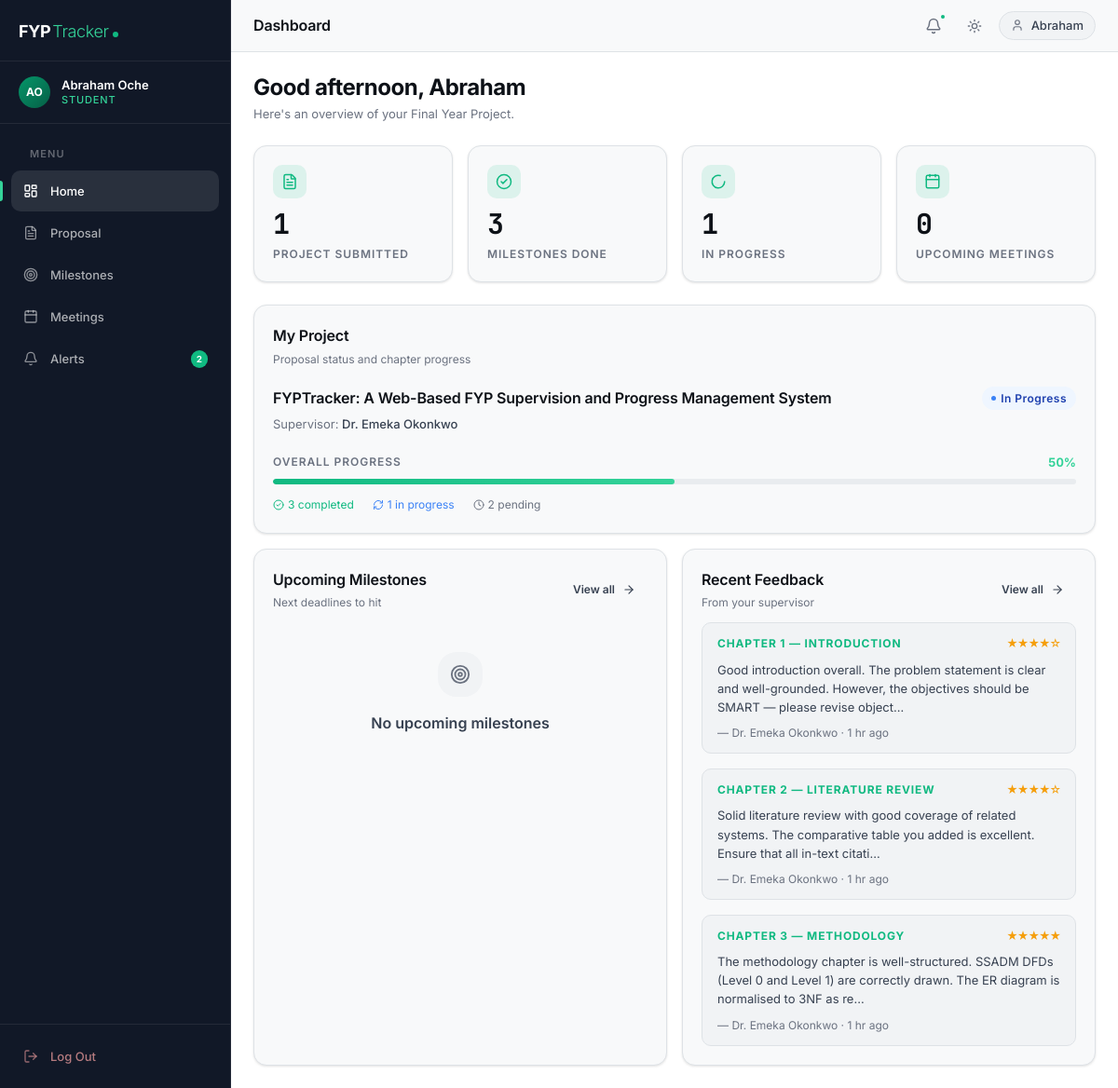
The app's page /student/dashboard.php (signed in) with its own data.
### tables this page shows
CREATE TABLE projects (
    project_id        INT UNSIGNED    NOT NULL AUTO_INCREMENT,
    title             VARCHAR(255)    NOT NULL,
    description       TEXT                NULL,
    student_id        INT UNSIGNED    NOT NULL,
    supervisor_id     INT UNSIGNED        NULL DEFAULT NULL,
    status            ENUM(
                          'pending',       
                          'approved',      
                          'rejected',      
                          'in_progress',   
                          'completed'      
                      )               NOT NULL DEFAULT 'pending',
    rejection_reason  TEXT                NULL,
    chapter_file      VARCHAR(255)        NULL DEFAULT NULL,  
    submission_date   DATE                NULL DEFAULT NULL,
    approval_date     DATE                NULL DEFAULT NULL,
    completion_date   DATE                NULL DEFAULT NULL,
    created_at        TIMESTAMP       NOT NULL DEFAULT CURRENT_TIMESTAMP,
    updated_at        TIMESTAMP       NOT NULL DEFAULT CURRENT_TIMESTAMP
                                                ON UPDATE CURRENT_TIMESTAMP,

    PRIMARY KEY (project_id),
    UNIQUE  KEY uq_projects_student (student_id),           
    INDEX   idx_projects_supervisor (supervisor_id),
    INDEX   idx_projects_status     (status),
    CONSTRAINT fk_projects_student
        FOREIGN KEY (student_id)
        REFERENCES users (user_id)
        ON DELETE CASCADE
        ON UPDATE CASCADE,
    CONSTRAINT fk_projects_supervisor
        FOREIGN KEY (supervisor_id)
        REFERENCES users (user_id)
        ON DELETE SET NULL
        ON UPDATE CASCADE
);

CREATE TABLE users (
    user_id       INT UNSIGNED    NOT NULL AUTO_INCREMENT,
    full_name     VARCHAR(150)    NOT NULL,
    email         VARCHAR(255)    NOT NULL,
    password_hash VARCHAR(255)    NOT NULL,               
    role          ENUM(
                      'student',
                      'supervisor',
                      'admin'
                  )               NOT NULL DEFAULT 'student',
    is_active     TINYINT(1)      NOT NULL DEFAULT 1,     
    profile_photo VARCHAR(255)        NULL DEFAULT NULL,  
    created_at    TIMESTAMP       NOT NULL DEFAULT CURRENT_TIMESTAMP,
    updated_at    TIMESTAMP       NOT NULL DEFAULT CURRENT_TIMESTAMP
                                            ON UPDATE CURRENT_TIMESTAMP,

    PRIMARY KEY (user_id),
    UNIQUE  KEY uq_users_email (email),
    INDEX   idx_users_role    (role),
    INDEX   idx_users_active  (is_active)
);

CREATE TABLE feedback (
    feedback_id     INT UNSIGNED    NOT NULL AUTO_INCREMENT,
    milestone_id    INT UNSIGNED    NOT NULL,
    supervisor_id   INT UNSIGNED    NOT NULL,
    comment         TEXT            NOT NULL,
    rating          TINYINT UNSIGNED    NULL DEFAULT NULL CHECK (rating BETWEEN 1 AND 5),
    created_at      TIMESTAMP       NOT NULL DEFAULT CURRENT_TIMESTAMP,
    updated_at      TIMESTAMP       NOT NULL DEFAULT CURRENT_TIMESTAMP
                                                ON UPDATE CURRENT_TIMESTAMP,

    PRIMARY KEY (feedback_id),
    INDEX   idx_feedback_milestone   (milestone_id),
    INDEX   idx_feedback_supervisor  (supervisor_id),
    CONSTRAINT fk_feedback_milestone
        FOREIGN KEY (milestone_id)
        REFERENCES milestones (milestone_id)
        ON DELETE CASCADE
        ON UPDATE CASCADE,
    CONSTRAINT fk_feedback_supervisor
        FOREIGN KEY (supervisor_id)
        REFERENCES users (user_id)
        ON DELETE RESTRICT
        ON UPDATE CASCADE
);

CREATE TABLE milestones (
    milestone_id        INT UNSIGNED    NOT NULL AUTO_INCREMENT,
    project_id          INT UNSIGNED    NOT NULL,
    title               VARCHAR(255)    NOT NULL,    
    description         TEXT                NULL,
    due_date            DATE            NOT NULL,
    completion_status   ENUM(
                            'not_started',
                            'in_progress',
                            'completed'
                        )               NOT NULL DEFAULT 'not_started',
    submission_file     VARCHAR(255)        NULL DEFAULT NULL,  
    completed_at        DATETIME            NULL DEFAULT NULL,
    created_by          INT UNSIGNED    NOT NULL,   
    created_at          TIMESTAMP       NOT NULL DEFAULT CURRENT_TIMESTAMP,
    updated_at          TIMESTAMP       NOT NULL DEFAULT CURRENT_TIMESTAMP
                                                    ON UPDATE CURRENT_TIMESTAMP,

    PRIMARY KEY (milestone_id),
    INDEX   idx_milestones_project (project_id),
    INDEX   idx_milestones_due     (due_date),
    INDEX   idx_milestones_status  (completion_status),
    CONSTRAINT fk_milestones_project
        FOREIGN KEY (project_id)
        REFERENCES projects (project_id)
        ON DELETE CASCADE
        ON UPDATE CASCADE,
    CONSTRAINT fk_milestones_creator
        FOREIGN KEY (created_by)
        REFERENCES users (user_id)
        ON DELETE RESTRICT
        ON UPDATE CASCADE
);

### student/dashboard.php (the view, shortened to what the rows shown need)
<?php
require_once __DIR__ . '/../includes/functions.php';
$db        = getDB();
$studentId = $_SESSION['user_id'];
$stmtProj = $db->prepare(
    'SELECT p.*, u.full_name AS supervisor_name
       FROM projects p
       LEFT JOIN users u ON u.user_id = p.supervisor_id
      WHERE p.student_id = ? LIMIT 1'
);
$stmtProj->execute([$studentId]);
$project = $stmtProj->fetch();
$ms = ['total' => 0, 'completed' => 0, 'in_progress' => 0, 'not_started' => 0];
if ($project) {
    $stmtM = $db->prepare(
        'SELECT completion_status, COUNT(*) AS cnt FROM milestones
          WHERE project_id = ? GROUP BY completion_status'
    );
    $stmtM->execute([$project['project_id']]);
    foreach ($stmtM->fetchAll() as $row) {
        $ms[$row['completion_status']] = (int) $row['cnt'];
        $ms['total'] += (int) $row['cnt'];
    }
}
$progressPct = $ms['total'] > 0 ? round($ms['completed'] / $ms['total'] * 100) : 0;
$recentFeedback = [];
if ($project) {
    $stmtFb = $db->prepare(
        'SELECT f.*, m.title AS milestone_title, u.full_name AS supervisor_name
           FROM feedback f
           JOIN milestones m ON m.milestone_id = f.milestone_id
           JOIN users u ON u.user_id = f.supervisor_id
          WHERE m.project_id = ?
          ORDER BY f.created_at DESC LIMIT 3'
    );
    $stmtFb->execute([$project['project_id']]);
    $recentFeedback = $stmtFb->fetchAll();
}
function statusBadge(string $status): string {
    $map = [
        'pending'      => 'pending',
        'approved'     => 'approved',
        'rejected'     => 'rejected',
        'in_progress'  => 'in-progress',
        'completed'    => 'completed',
        'not_started'  => 'not-started',
        'in progress'  => 'in-progress',
    ];
    $cls   = $map[strtolower($status)] ?? 'not-started';
    $label = ucwords(str_replace('_', ' ', $status));
    return '<span class="badge badge-' . $cls . '">' . e($label) . '</span>';
}
require_once __DIR__ . '/../includes/header.php';
?>
<div class="main-content" id="main-content">
  <?php require_once __DIR__ . '/../includes/topbar.php'; ?>
  <div class="page-body">
    <div class="card col-span-full" style="margin-bottom:var(--sp-4);">
      <div class="card-body">
        <?php if ($project): ?>
          <div style="display:flex;align-items:flex-start;justify-content:space-between;gap:var(--sp-4);flex-wrap:wrap;margin-bottom:var(--sp-5);">
            <div style="flex:1;min-width:0;">
              <p style="font-size:var(--text-md);font-weight:600;color:var(--text-primary);margin-bottom:var(--sp-1);letter-spacing:-0.01em;">
                <?= e($project['title']) ?>
              </p>
              <p style="font-size:var(--text-sm);color:var(--text-tertiary);">
                Supervisor:
                <?php if ($project['supervisor_name']): ?>
                  <span style="color:var(--text-secondary);font-weight:500;"><?= e($project['supervisor_name']) ?></span>
                <?php else: ?>
                  <em style="color:var(--text-tertiary);">Not yet assigned</em>
                <?php endif; ?>
              </p>
            </div>
            <?= statusBadge($project['status']) ?>
          </div>
          <div>
            <div style="display:flex;justify-content:space-between;align-items:center;margin-bottom:var(--sp-2);">
              <span style="font-size:var(--text-xs);font-weight:600;color:var(--text-tertiary);text-transform:uppercase;letter-spacing:0.08em;">
                Overall Progress
              </span>
              <span style="font-size:var(--text-sm);font-weight:700;color:var(--accent-400);font-variant-numeric:tabular-nums;">
                <?= $progressPct ?>%
              </span>
            </div>
            <div class="progress" data-progress="<?= $progressPct ?>">
              <div class="progress-bar" style="width:0%;"></div>
            </div>
            <div style="display:flex;gap:var(--sp-5);margin-top:var(--sp-3);flex-wrap:wrap;">
              <span style="font-size:var(--text-xs);color:var(--color-success);display:flex;align-items:center;gap:var(--sp-1);">
                <i data-lucide="check-circle-2" width="12" height="12"></i>
                <?= $ms['completed'] ?> completed
              </span>
              <span style="font-size:var(--text-xs);color:var(--color-info);display:flex;align-items:center;gap:var(--sp-1);">
                <i data-lucide="refresh-cw" width="12" height="12"></i>
                <?= $ms['in_progress'] ?> in progress
              </span>
              <span style="font-size:var(--text-xs);color:var(--text-tertiary);display:flex;align-items:center;gap:var(--sp-1);">
                <i data-lucide="clock" width="12" height="12"></i>
                <?= $ms['not_started'] ?> pending
              </span>
            </div>
          </div>
        <?php endif; ?>
      </div>
    </div>
    <div class="content-grid">
      <div class="card">
        <div class="card-body" style="padding-top:var(--sp-3);">
          <?php if ($recentFeedback): ?>
          <div style="display:flex;flex-direction:column;gap:var(--sp-4);">
            <?php foreach ($recentFeedback as $fb): ?>
            <div style="padding:var(--sp-3) var(--sp-4);background:var(--surface-overlay);border:1px solid var(--surface-border);border-radius:var(--radius-md);">
              <div style="display:flex;align-items:center;justify-content:space-between;gap:var(--sp-2);margin-bottom:var(--sp-2);">
                <span style="font-size:var(--text-xs);font-weight:700;text-transform:uppercase;letter-spacing:0.07em;color:var(--accent-500);">
                  <?= e(mb_strimwidth($fb['milestone_title'], 0, 40, '…')) ?>
                </span>
                <?php if ($fb['rating']): ?>
                <span style="font-size:var(--text-xs);color:var(--color-warning);letter-spacing:-1px;">
                  <?= str_repeat('★', (int)$fb['rating']) ?><?= str_repeat('☆', 5 - (int)$fb['rating']) ?>
                </span>
                <?php endif; ?>
              </div>
              <p style="font-size:var(--text-sm);color:var(--text-secondary);line-height:1.55;margin-bottom:var(--sp-2);">
                <?= e(mb_strimwidth($fb['comment'], 0, 140, '…')) ?>
              </p>
              <p style="font-size:var(--text-xs);color:var(--text-tertiary);">
                — <?= e($fb['supervisor_name']) ?> · <?= timeAgo($fb['created_at']) ?>
              </p>
            </div>
            <?php endforeach; ?>
          </div>
          <?php endif; ?>
        </div>
      </div>
    </div>
  </div>
</div>
<?php require_once __DIR__ . '/../includes/footer.php'; ?>

### records on screen
projects: title "FYPTracker: A Web-Based FYP Supervision and Progress Management System", supervisor.full_name "Dr. Emeka Okonkwo", status "In Progress"
feedback: milestone.title "CHAPTER 1 — INTRODUCTION", rating "★★★★", rating "☆", comment "Good introduction overall. The problem statement is clear and well-grounded. However, the objectives should be SMART — please revise object…", supervisor.full_name "Dr. Emeka Okonkwo", created_at "1 hr ago"
feedback: milestone.title "CHAPTER 2 — LITERATURE REVIEW", rating "★★★★", rating "☆", comment "Solid literature review with good coverage of related systems. The comparative table you added is excellent. Ensure that all in-text citati…", supervisor.full_name "Dr. Emeka Okonkwo", created_at "1 hr ago"
feedback: milestone.title "CHAPTER 3 — METHODOLOGY", rating "★★★★★", comment "The methodology chapter is well-structured. SSADM DFDs (Level 0 and Level 1) are correctly drawn. The ER diagram is normalised to 3NF as re…", supervisor.full_name "Dr. Emeka Okonkwo", created_at "1 hr ago"

### other values on screen
$initials "AO"
$name "Abraham Oche"
$role "STUDENT"
$item['label'] "Home"
$item['label'] "Proposal"
$item['label'] "Milestones"
$item['label'] "Meetings"
$item['label'] "Alerts"
$badge "2"
$pageTitle "Dashboard"
$fname "Abraham"
explode(' ', $_SESSION['full_name'])[0] "Abraham"
$ms['completed'] "3"
$ms['in_progress'] "1"
count($upcomingMeetings) "0"
